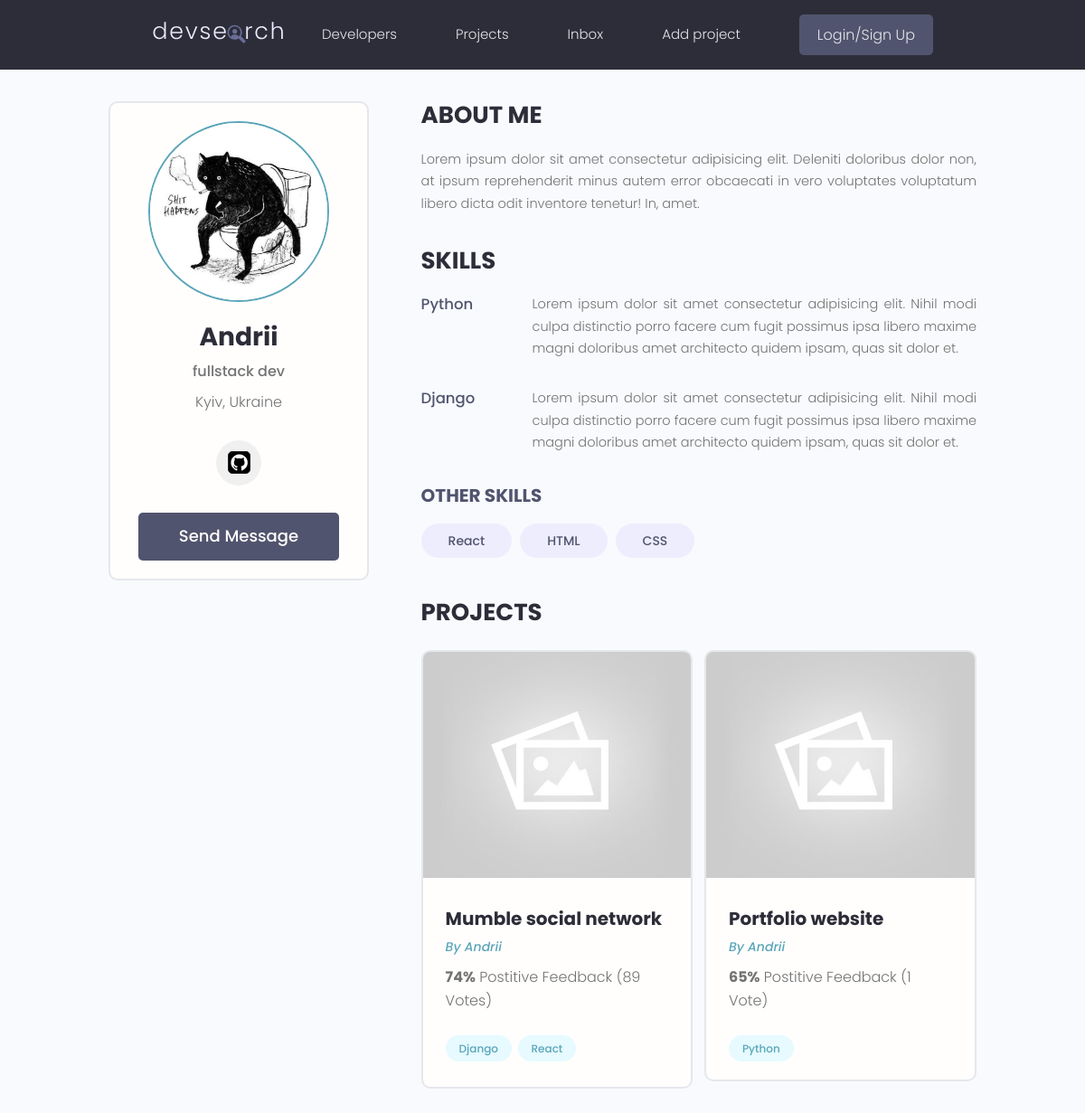
Page /profile/5a00ce55-ddba-49ef-84ed-73f7a1bbae10 on the committed database.
### users/models.py (models this page shows, shortened)
class Profile(models.Model):
    user = models.OneToOneField(User, on_delete=models.CASCADE, null=True, blank=True)
    name = models.CharField(max_length=200, blank=True, null=True)
    email = models.EmailField(max_length=500, blank=True, null=True)
    username = models.CharField(max_length=200, blank=True, null=True)
    location = models.CharField(max_length=200, blank=True, null=True)
    short_intro = models.CharField(max_length=200, blank=True, null=True)
    bio = models.TextField(blank=True, null=True)
    profile_image = models.ImageField(null=True, blank=True, upload_to='profiles/', default="profiles/user-default.png")
    social_github = models.CharField(max_length=200, blank=True, null=True)
    social_twitter = models.CharField(max_length=200, blank=True, null=True)
    social_linkedin = models.CharField(max_length=200, blank=True, null=True)
    social_youtube = models.CharField(max_length=200, blank=True, null=True)
    social_website = models.CharField(max_length=200, blank=True, null=True)
    created=models.DateTimeField(auto_now_add=True)
    id = models.UUIDField(default=uuid.uuid4,unique=True,primary_key=True,editable=False)

class Skill(models.Model):
    owner=models.ForeignKey(Profile, on_delete=models.CASCADE, null=True, blank=True)
    name=models.CharField(max_length=200, blank=True, null=True)
    description=models.TextField(null=True, blank=True)
    created=models.DateTimeField(auto_now_add=True)
    id = models.UUIDField(default=uuid.uuid4,unique=True,primary_key=True,editable=False)
    def __str__(self):
        return self.name

### projects/models.py (models this page shows, shortened)
class Project(models.Model):
    owner = models.ForeignKey(Profile,null=True,blank=True,on_delete=models.SET_NULL)
    title=models.CharField(max_length=200)
    description=models.TextField(null=True,blank=True)
    featured_img=models.ImageField(null=True,blank=True,default='default.jpg')
    demo_link=models.CharField(max_length=2000,null=True,blank=True)
    source_link=models.CharField(max_length=2000,null=True,blank=True)
    tags=models.ManyToManyField('Tag',blank=True)
    vote_total=models.IntegerField(default=0,null=True,blank=True)
    vote_ratio=models.IntegerField(default=0,null=True,blank=True)
    created=models.DateTimeField(auto_now_add=True)
    id = models.UUIDField(default=uuid.uuid4,unique=True,primary_key=True,editable=False)

class Tag(models.Model):
    name=models.CharField(max_length=200)
    created=models.DateTimeField(auto_now_add=True)
    id = models.UUIDField(default=uuid.uuid4,unique=True,primary_key=True,editable=False)
    def __str__(self):
        return self.name

### users/views.py (the view)
# urls.py: path('profile/<str:pk>',views.userProfile,name='user-profile'),
def userProfile(request,pk):
    profile=Profile.objects.get(id=pk)
    topSkills=profile.skill_set.exclude(description__exact="")
    otherSkills=profile.skill_set.filter(description="")
    context={'profile':profile,'topSkills':topSkills,'otherSkills':otherSkills}
    return render(request,'users/user-profile.html',context)

### users/templates/users/user-profile.html (shortened to what this page needs)
{% extends 'main.html' %}
{% load static %}
{% block content %}
    <div class="container">
      <div class="layout">
        <div class="column column--1of3">
          <div class="card text-center">
            <div class="card__body dev">
              <img class="avatar avatar--xl" src="{{ profile.profile_image.url }}" />
              <h2 class="dev__name">{{ profile.name }}</h2>
              <p class="dev__title">{{ profile.short_intro }}</p>
              <p class="dev__location">{{ profile.location }}</p>
              <ul class="dev__social">
                {% if profile.social_github %}
                <li>
                  <a title="Github" href="{{ profile.social_github }}" target="_blank"><i class="im im-github"><img src="{% static 'images/profiles/icons/github-svgrepo-com.svg' %}" alt="GitHub"></i></a>
                </li>
                {% endif %}
              </ul>
              <a href="#" class="btn btn--sub btn--lg">Send Message </a>
            </div>
          </div>
        </div>
        <div class="column column--2of3">
          <div class="devInfo">
            <h3 class="devInfo__title">About Me</h3>
            <p class="devInfo__about">{{ profile.bio }}</p>
          </div>
          <div class="devInfo">
            <h3 class="devInfo__title">Skills</h3>
            <div class="devInfo__skills">
              {% for skill in topSkills %}
              <div class="devSkill">
                <h4 class="devSkill__title">{{skill.name}}</h4>
                <p class="devSkill__info">
                {{skill.description}}
                </p>
              </div>
              {% endfor %}
              <h3 class="devInfo__subtitle">Other Skills</h3>
              <div class="devInfo__otherSkills">
                {% for skill in otherSkills %}
                <span class="tag tag--pill tag--sub tag--lg">
                  <small>{{skill}}</small>
                </span>
                {% endfor %}
              </div>
            </div>
          </div>
          <div class="devInfo">
            <h3 class="devInfo__title">Projects</h3>
            <div class="grid grid--two">
                {% for project in profile.project_set.all %}
              <div class="column">
                <div class="card project">
                  <a href="{% url 'project' project.id %}" class="project">
                    <img class="project__thumbnail" src="{{project.featured_img.url}}" alt="project thumbnail" />
                    <div class="card__body">
                      <h3 class="project__title">{{project.title}}</h3>
                      <p><a class="project__author" href="{% url 'user-profile' project.owner.id %}">By {{project.owner.name}}</a></p>
                      <p class="project--rating">
                        <span style="font-weight: bold;">{{project.vote_ratio}}%</span> Postitive
                        Feedback ({{project.vote_total}} Vote{{project.vote_total|pluralize:"s"}})
                      </p>
                      <div class="project__tags">
                        {% for tag in project.tags.all %}
                        <span class="tag tag--pill tag--main">
                          <small>{{tag}}</small>
                        </span>
                       {% endfor %}
                      </div>
                    </div>
                  </a>
                </div>
              </div>
            {% endfor %}
            </div>
          </div>
        </div>
      </div>
    </div>
{% endblock content %}

### static/styles/app.css (style rules this page uses)
:root { --color-sub: #2d2d39; }
.btn--sub { background-color: var(--color-sub-light); }
.card { border: 2px solid var(--color-light); }
img { width: 100%; }
.dev__name { color: var(--color-sub); font-size: 2.8rem; font-weight: 700; margin-top: 1rem; margin-bottom: 0.5rem; }
.dev__title { font-size: 1.6rem; font-weight: 500; line-height: 1.3; }
.dev__location { margin-top: 1rem; }
.dev__social { margin: 3rem 0; list-style: none; display: flex; justify-content: center; gap: 2rem; }
.dev__social li { display: inline-block; }
.dev__social a { display: flex; align-items: center; justify-content: center; width: 5rem; height: 5rem; border-radius: 50%; background-color: #f0f0f0; text-align: center; overflow: hidden; }
.dev__social img { width: 50%; height: auto; object-fit: contain; }
.dev__social i { display: flex; align-items: center; justify-content: center; }
.devInfo { margin-bottom: 3rem; }
.devInfo__title, .devInfo__subtitle { font-size: 2.6rem; color: var(--color-sub); text-transform: uppercase; font-weight: 700; margin-bottom: 1.5rem; }
.devInfo__subtitle { font-size: 2rem; color: var(--color-sub-light); }
.devInfo__about, .devSkill__info { font-size: 1.45rem; line-height: 1.7; text-align: justify; }
.devSkill { margin-bottom: 3rem; }
.devSkill__title { font-size: 1.65rem; font-weight: 500; color: var(--color-sub-light); }
@media screen and (min-width: 700px) { .devSkill { display: flex; justify-content: space-between; gap: 3rem; } }
@media screen and (min-width: 700px) { .devSkill__info { flex-basis: 80%; } }
.project__author { font-size: 1.4rem; font-style: italic; }
.project--rating { margin-bottom: 1.6em; margin-top: .5em; }
.project__thumbnail { height: 25rem; object-fit: cover; object-position: top center; }
.project__title { font-size: 2rem; font-weight: 700; color: var(--color-sub); }

### static/uikit/styles/modules/_variables.css (style rules this page uses)
:root { --color-main: #5aa5b9; --color-main-light: #e6faff; --color-sub: #3f4156; --color-sub-light: #51546e; --color-sub-lighter: #ededfd; --color-text: #737373; --color-gray: #8b8b8b; --color-light: #e5e7eb; --color-light-gray: #767676; --color-bg: #f8fafd; --color-white: #fffefd; --color-white-light: #f3f3f3; --color-success: #359e64; --color-success-bg: #def8e8; --color-error: #fc4b0b; --color-error-bg: #fff2ee; --font-base: 'Poppins', arial, helvetica, 'Segoe UI', roboto, ubuntu, sans-serif; --font-monospace: 'Fira Code', 'Courier New', courier, monospace; --font-regular: 300; --font-medium: 500; --font-bold: 700; --generic-shadow: 1px 1px 5px #00000010; --generic-transition: all 0.3s ease-in-out; }

### static/uikit/styles/modules/_base.css (style rules this page uses)
* { margin: 0; padding: 0; box-sizing: border-box; text-rendering: optimizeLegibility; color: inherit; font-size: inherit; }
html { font-size: 50%; }
@media only screen and (min-width: 480px) { html { font-size: 56.25%; } }
@media only screen and (min-width: 1200px) { html { font-size: 62.5%; } }
body { line-height: 1.6; font-weight: 400; font-size: 1.5rem; color: var(--color-text); background-color: var(--color-bg); min-height: 100vh; }

### static/uikit/styles/modules/_typography.css (style rules this page uses)
* { font-family: var(--font-base); }
h2 { font-size: 3.6rem; font-weight: var(--font-bold); }
h3 { font-size: 3.2rem; font-weight: var(--font-medium); }
h4 { font-size: 2.8rem; font-weight: var(--font-medium); }
p, span, strong { font-size: 1.6rem; color: var(--color-text); font-weight: var(--font-regular); }
a { padding-bottom: 2px; text-decoration: none; display: inline-block; color: var(--color-main); font-weight: var(--font-medium); }

### static/uikit/styles/modules/_utilities.css (style rules this page uses)
.container { width: 92%; max-width: 165rem; margin: 0 auto; box-sizing: border-box; }
@media screen and (min-width: 1000px) { .container { width: 90%; } }
@media screen and (min-width: 1200px) { .container { width: 80%; } }
.text-center { text-align: center; }

### static/uikit/styles/modules/_avatar.css (style rules this page uses)
.avatar { border-radius: 50%; border: 2px solid var(--color-main); object-fit: cover; }
.avatar--xl { height: 20rem; width: 20rem; }

### static/uikit/styles/modules/_card.css (style rules this page uses)
.card { border-radius: 1rem; background-color: var(--color-white); border: 1.5px solid var(--color-light); width: auto; height: auto; margin-top: 0.5rem; margin-bottom: 0.5rem; overflow: hidden; }
.card__body, .card__header { padding: 2rem 2.5rem; }

### static/uikit/styles/modules/_grid.css (style rules this page uses)
.grid { display: flex; flex-wrap: wrap; justify-content: flex-start; align-items: stretch; }
.grid > .column { min-width: 28rem; margin-bottom: 2.5rem; }
.grid--two > .column { flex-basis: 100%; }
@media screen and (min-width: 800px) { .grid--two { margin-right: -2%; } }
@media screen and (min-width: 800px) { .grid--two > .column { margin-right: 2%; } }
@media screen and (min-width: 800px) { .grid--two > .column { flex-basis: 48%; } }

### rows in the picture
Profile: profile_image (picture), name "Andrii", short_intro "fullstack dev", location "Kyiv, Ukraine", bio "Lorem ipsum dolor sit amet consectetur adipisicing elit. Deleniti doloribus dolor non, at ipsum reprehenderit minus autem error obcaecati in vero voluptates voluptatum libero dicta odit inventore tenetur! In, amet."
Skill: name "Python", description "Lorem ipsum dolor sit amet consectetur adipisicing elit. Nihil modi culpa distinctio porro facere cum fugit possimus ipsa libero maxime magni doloribus amet architecto quidem ipsam, quas sit dolor et."
Skill: name "Django", description "Lorem ipsum dolor sit amet consectetur adipisicing elit. Nihil modi culpa distinctio porro facere cum fugit possimus ipsa libero maxime magni doloribus amet architecto quidem ipsam, quas sit dolor et."
Skill: name "React"
Skill: name "HTML"
Skill: name "CSS"
Project: featured_img (placeholder picture), title "Mumble social network", owner.name "Andrii", vote_ratio "74", vote_total "89"
Tag: name "Django"
Tag: name "React"
Project: featured_img (placeholder picture), title "Portfolio website", owner.name "Andrii", vote_ratio "65", vote_total "1"
Tag: name "Python"
